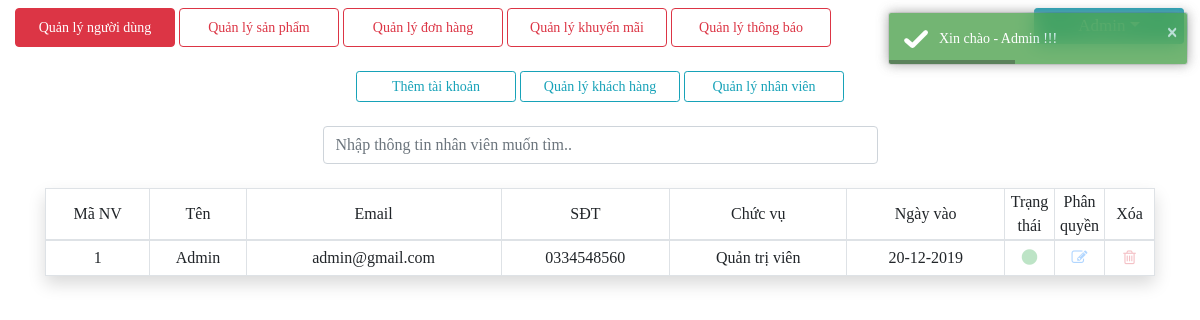
Page /admin.php?action=account&staff (signed in) on the earlier database version.
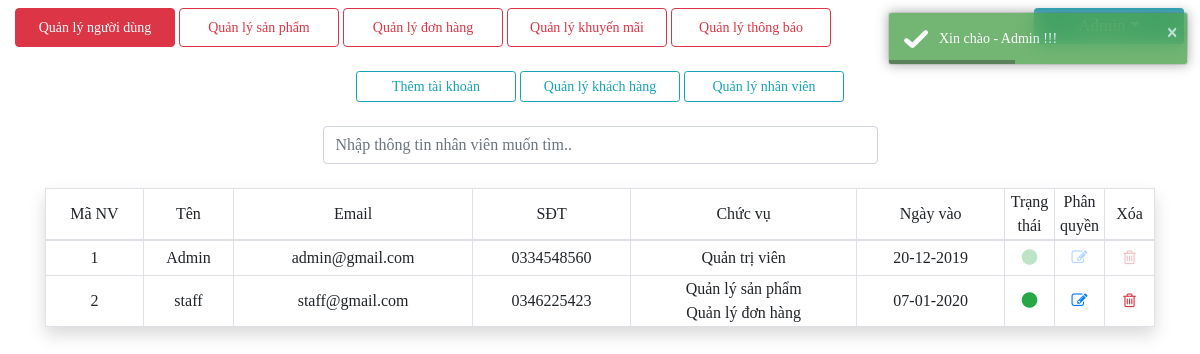
Same page on the later database version.
### tables this page shows
CREATE TABLE `staff`  (
  `id_staff` int(11) NOT NULL AUTO_INCREMENT,
  `staffname` varchar(50) NULL DEFAULT NULL,
  `email` varchar(50) NULL DEFAULT NULL,
  `password` varchar(100) NULL DEFAULT NULL,
  `phone` varchar(11) NULL DEFAULT NULL,
  `address` varchar(100) NULL DEFAULT NULL,
  `status` tinyint(1) NULL DEFAULT 0,
  `created_at` date NULL DEFAULT NULL,
  `updated_at` date NULL DEFAULT NULL,
  PRIMARY KEY (`id_staff`) USING BTREE
);

### lib/admin/manage/account.php (the view, shortened to what the changed rows need)
<?php if(in_array(1, $_SESSION['id_per']) || in_array(2, $_SESSION['id_per'])){ ?>
<div class="container text-center mt-4">
    <div id="accordion">
            <?php
                $stmt=$conn->prepare('SELECT count(id_user) AS total_record FROM user');
                $stmt->execute();
                $row=$stmt->fetch();
                $total_record=$row['total_record'];
                if($total_record >= 1){ ?>
                            <?php
                                $current_page = isset($_GET['page']) ? $_GET['page'] : 1;
                                $limit=10;
                                $total_page=ceil($total_record / $limit);
                                $start = ($current_page - 1) * $limit;
                                $stmt=$conn->prepare('SELECT * FROM user LIMIT :start, :limit');
                                $stmt->bindValue(':start', $start, PDO::PARAM_INT);
                                $stmt->bindValue(':limit', $limit, PDO::PARAM_INT);
                                $stmt->execute();
                                $result=$stmt->fetchAll(PDO::FETCH_ASSOC);
                                foreach($result as $row){
                                    $id_user = $row['id_user'];
                                    $stmt_s = $conn->prepare('SELECT name_address FROM address WHERE id_user=:id_user AND status=:status');
                                    $stmt_s->execute(['id_user' => $id_user, 'status' => 1]);
                                    $row_s = $stmt_s->fetch();
                            ?>
                                <td><a href="lib/admin/process/change_status_user.php?id_user=<?php echo $row['id_user'] ?>&status=<?php echo $row['status'] ?>" class="text-success"><?php echo status_active($row['status']) ?></a></td>
                            <?php } ?>
            <?php
            if($total_record > $limit){ ?>
                <?php pagination($current_page, $total_page,"admin.php?action=account&user&page=") ?>
            <?php }} ?>
        <div id="collapseThree" class="collapse text-center  <?php if(isset($_GET['staff'])) echo 'show' ?>" data-parent="#accordion">
            <div class="d-flex justify-content-center mt-4">
                <table class="col-md-12 table-hover table-bordered shadow">
                    <thead>
                        <tr>
                            <td>Mã NV</td>
                            <td>Tên</td>
                            <td>Email</td>
                            <td>SĐT</td>
                            <td>Chức vụ</td>
                            <td>Ngày vào</td>
                            <td width="50px">Trạng thái</td>
                            <td width="50px">Phân quyền</td>
                            <td width="50px">Xóa</td>
                        </tr>
                    </thead>
                    <tbody id="Table_s">
                        <?php
                            $current_page = isset($_GET['page']) ? $_GET['page'] : 1;
                            $limit=10;
                            $start = ($current_page - 1) * $limit;
                            $stmt=$conn->prepare('SELECT * FROM staff LIMIT :start, :limit');
                            $stmt->bindValue(':start', $start, PDO::PARAM_INT);
                            $stmt->bindValue(':limit', $limit, PDO::PARAM_INT);
                            $stmt->execute();
                            $result=$stmt->fetchAll(PDO::FETCH_ASSOC);
                            foreach($result as $row){
                                $id_staff=$row['id_staff'];
                                $stmt_s=$conn->prepare('SELECT id_per FROM staff_per WHERE id_staff=:id_staff');
                                $stmt_s->execute(['id_staff' => $id_staff]);
                                $result_s=$stmt_s->fetchAll(PDO::FETCH_ASSOC);
                                foreach($result_s as $row_s){
                                    $arr_per[]=$row_s['id_per'];
                                }
                        ?>
                        <tr>
                            <td height="35px"><?php echo $row['id_staff'] ?></td>
                            <td><?php echo $row['staffname'] ?></td>
                            <td><?php echo $row['email'] ?></td>
                            <td><?php echo $row['phone'] ?></td>
                            <td><?php echo role_staff($arr_per) ?></td>
                            <td><?php echo date_format(date_create($row['created_at'], new DateTimeZone('Asia/Bangkok')),"d-m-Y") ?></td>
                            <td><a href="lib/admin/process/change_status_staff.php?id_staff=<?php echo $row['id_staff'] ?>&status=<?php echo $row['status'] ?>" class="text-success <?php if($row_s['id_per']==1) echo 'isDisabled' ?>"><?php echo status_active($row['status']) ?></a></td>
                            <td><a href="" class="text-primary <?php if($row_s['id_per']==1) echo 'isDisabled' ?>" data-toggle="modal" data-target="#<?php echo 'update'.$row['id_staff'] ?>" data-toggle="tooltip" title="Cập nhật chức vụ nhân viên"><i class="fa fa-pencil-square-o" aria-hidden="true"></i></a></td>
                            <td><a href="lib/admin/process/del_staff.php?id_staff=<?php echo $row['id_staff'] ?>" class="text-danger <?php if($row_s['id_per']==1) echo 'isDisabled' ?>" onclick="return confirmDel()"><i class="fa fa-trash-o px-1" aria-hidden="true"></i></a></td>
                        </tr>
                        <?php unset($arr_per); } ?>
                    </tbody>
                </table>
            </div>
        </div>
    </div>
</div>
<?php } ?>

### lib/function/function.php (shortened to what the changed rows need)
<?php
    function role_staff($arr_per){
        $num = count($arr_per);
        $str_role="";
        if(in_array(1, $arr_per)){
            $str_role.="Quản trị viên";
        }
        if(in_array(3, $arr_per)){
            $str_role.="Quản lý sản phẩm";
            if($num > 1) $str_role.='<br />';
        }
        if(in_array(4, $arr_per)){
            $str_role.="Quản lý đơn hàng";
            if($num > 1) $str_role.='<br />';
        }
        return $str_role;
    }
    function status_active($status){
        if($status == 0){
            return "<i class='far fa-circle'></i>";
        }else{
            return "<i class='fas fa-circle'></i>";
        }
    }
?>

Differences in the rows shown:
added staff: id_staff "2", staffname "staff", email "staff@gmail.com", phone "0346225423", value "Quản lý sản phẩm", value "Quản lý đơn hàng", created_at "07-01-2020", status 1 (drawn)
